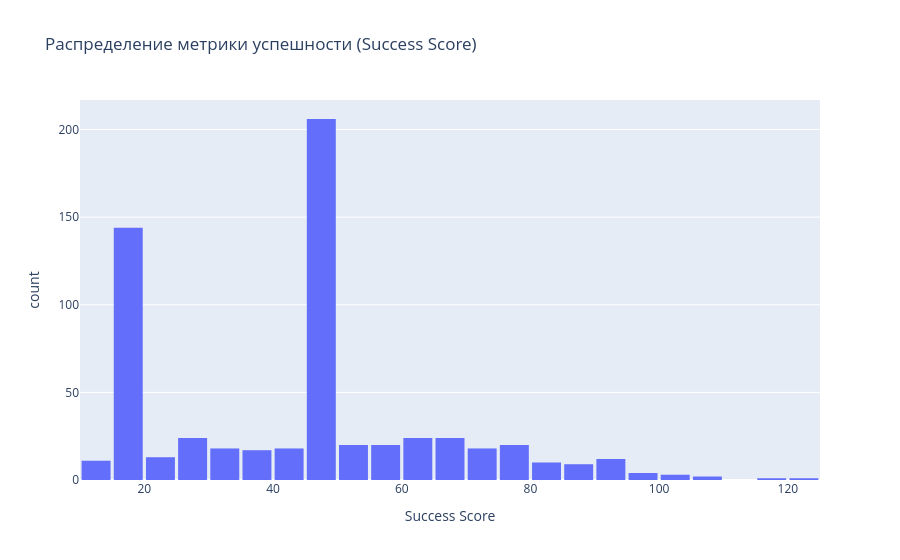
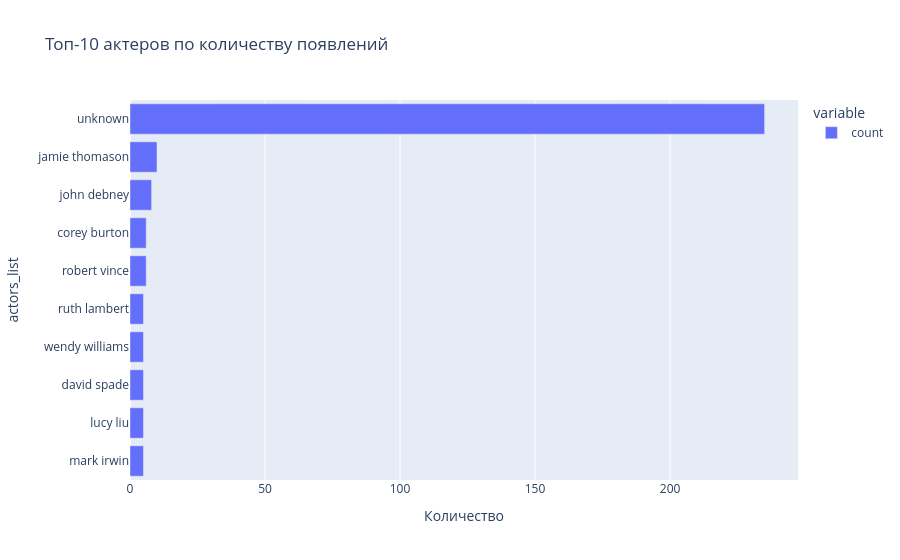
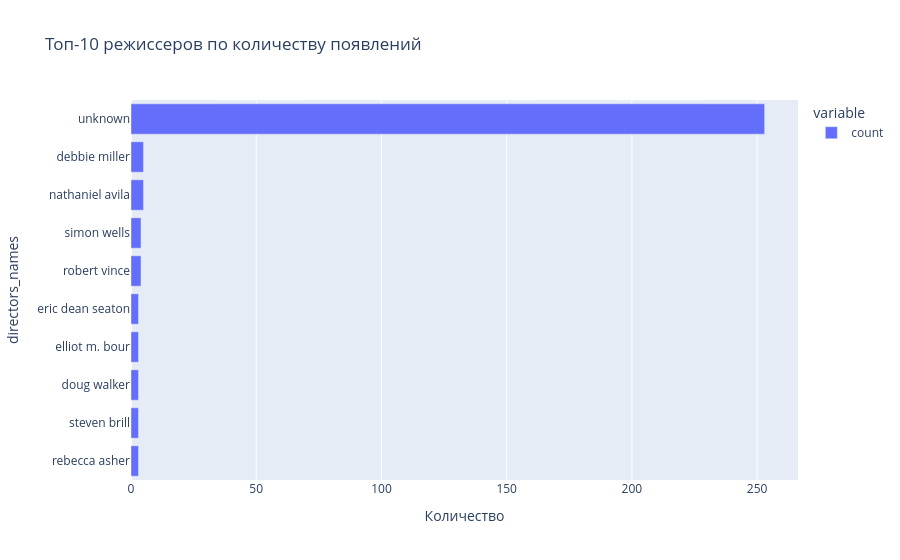
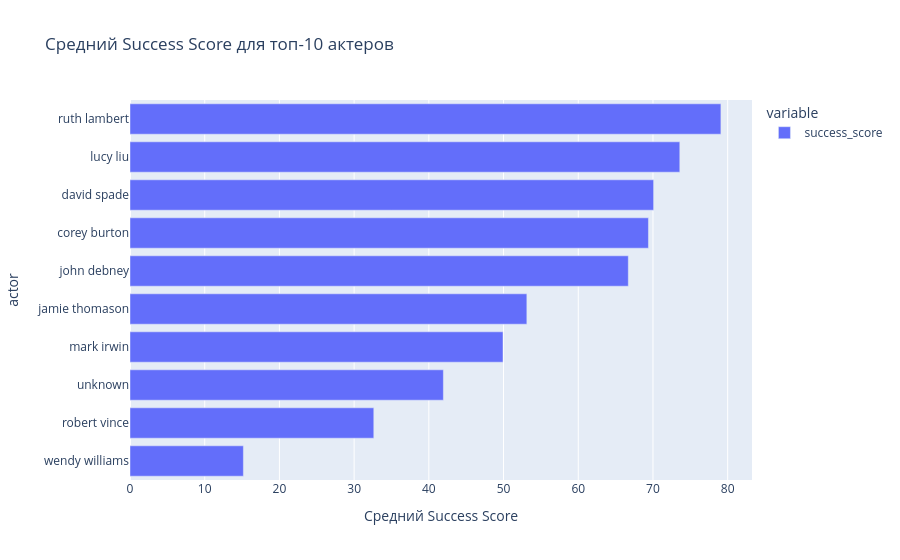

The notebook cell these images were saved under, in order:
### Code cell
# --- 2.1. Метрика "Успешности" ---
fig1 = px.histogram(df, x='success_score', nbins=50, title='Распределение метрики успешности (Success Score)',
                    labels={'success_score': 'Success Score'})
fig1.update_layout(bargap=0.1)
fig1.show()

# --- 2.2. "Звездная сила" ---

# Актёры
actors_series = df['actors_list'].dropna().str.split(',').explode().str.strip()
top_actors = actors_series.value_counts().head(10)
fig2 = px.bar(top_actors.sort_values(), orientation='h', title='Топ-10 актеров по количеству появлений',
              labels={'value': 'Количество', 'index': 'Актер'})
fig2.show()

# Режиссеры
directors_series = df['directors_names'].dropna().str.split(',').explode().str.strip()
top_directors = directors_series.value_counts().head(10)
fig3 = px.bar(top_directors.sort_values(), orientation='h', title='Топ-10 режиссеров по количеству появлений',
              labels={'value': 'Количество', 'index': 'Режиссер'})
fig3.show()

# Средний success_score для топ-10 актеров
actor_success = df[['actors_list', 'success_score']].dropna()
actor_success = actor_success.assign(actor=actor_success['actors_list'].str.split(',')).explode('actor')
actor_success['actor'] = actor_success['actor'].str.strip()
actor_success = actor_success[actor_success['actor'].isin(top_actors.index)]
actor_success_mean = actor_success.groupby('actor')['success_score'].mean().sort_values()
fig4 = px.bar(actor_success_mean, orientation='h', title='Средний Success Score для топ-10 актеров',
              labels={'value': 'Средний Success Score', 'index': 'Актер'})
fig4.show()

# Средний success_score для топ-10 режиссеров
director_success = df[['directors_names', 'success_score']].dropna()
director_success = director_success.assign(director=director_success['directors_names'].str.split(',')).explode('director')
director_success['director'] = director_success['director'].str.strip()
director_success = director_success[director_success['director'].isin(top_directors.index)]
director_success_mean = director_success.groupby('director')['success_score'].mean().sort_values()
fig5 = px.bar(director_success_mean, orientation='h', title='Средний Success Score для топ-10 режиссеров',
              labels={'value': 'Средний Success Score', 'index': 'Режиссер'})
fig5.show()

### Figure 1 — Plotly figure (JSON) as saved in the notebook; plotly's stock layout.template omitted (floating-point values rounded to 4 significant figures; data arrays with more than 128 entries replaced by an {"elided": "..."} marker saying what was removed)
{"data": [{"bingroup": "x", "hovertemplate": "Success Score=%{x}<br>count=%{y}<extra></extra>", "legendgroup": "", "marker": {"color": "#636efa", "pattern": {"shape": ""}}, "name": "", "nbinsx": 50, "orientation": "v", "showlegend": false, "type": "histogram", "x": {"elided": "619 float values"}, "xaxis": "x", "yaxis": "y"}], "layout": {"bargap": 0.1, "barmode": "relative", "legend": {"tracegroupgap": 0}, "title": {"text": "Распределение метрики успешности (Success Score)"}, "xaxis": {"anchor": "y", "domain": [0, 1], "title": {"text": "Success Score"}}, "yaxis": {"anchor": "x", "domain": [0, 1], "title": {"text": "count"}}}}

### Figure 2 — Plotly figure (JSON) as saved in the notebook; plotly's stock layout.template omitted (floating-point values rounded to 4 significant figures)
{"data": [{"hovertemplate": "variable=count<br>Количество=%{x}<br>actors_list=%{y}<extra></extra>", "legendgroup": "count", "marker": {"color": "#636efa", "pattern": {"shape": ""}}, "name": "count", "orientation": "h", "showlegend": true, "textposition": "auto", "type": "bar", "x": [5, 5, 5, 5, 5, 6, 6, 8, 10, 235], "xaxis": "x", "y": ["mark irwin", "lucy liu", "david spade", "wendy williams", "ruth lambert", "robert vince", "corey burton", "john debney", "jamie thomason", "unknown"], "yaxis": "y"}], "layout": {"barmode": "relative", "legend": {"title": {"text": "variable"}, "tracegroupgap": 0}, "title": {"text": "Топ-10 актеров по количеству появлений"}, "xaxis": {"anchor": "y", "domain": [0, 1], "title": {"text": "Количество"}}, "yaxis": {"anchor": "x", "domain": [0, 1], "title": {"text": "actors_list"}}}}

### Figure 3 — Plotly figure (JSON) as saved in the notebook; plotly's stock layout.template omitted (floating-point values rounded to 4 significant figures)
{"data": [{"hovertemplate": "variable=count<br>Количество=%{x}<br>directors_names=%{y}<extra></extra>", "legendgroup": "count", "marker": {"color": "#636efa", "pattern": {"shape": ""}}, "name": "count", "orientation": "h", "showlegend": true, "textposition": "auto", "type": "bar", "x": [3, 3, 3, 3, 3, 4, 4, 5, 5, 253], "xaxis": "x", "y": ["rebecca asher", "steven brill", "doug walker", "elliot m. bour", "eric dean seaton", "robert vince", "simon wells", "nathaniel avila", "debbie miller", "unknown"], "yaxis": "y"}], "layout": {"barmode": "relative", "legend": {"title": {"text": "variable"}, "tracegroupgap": 0}, "title": {"text": "Топ-10 режиссеров по количеству появлений"}, "xaxis": {"anchor": "y", "domain": [0, 1], "title": {"text": "Количество"}}, "yaxis": {"anchor": "x", "domain": [0, 1], "title": {"text": "directors_names"}}}}

### Figure 4 — Plotly figure (JSON) as saved in the notebook; plotly's stock layout.template omitted (floating-point values rounded to 4 significant figures)
{"data": [{"hovertemplate": "variable=success_score<br>Средний Success Score=%{x}<br>actor=%{y}<extra></extra>", "legendgroup": "success_score", "marker": {"color": "#636efa", "pattern": {"shape": ""}}, "name": "success_score", "orientation": "h", "showlegend": true, "textposition": "auto", "type": "bar", "x": [15.18, 32.63, 41.95, 49.93, 53.12, 66.7, 69.4, 70.09, 73.59, 79.09], "xaxis": "x", "y": ["wendy williams", "robert vince", "unknown", "mark irwin", "jamie thomason", "john debney", "corey burton", "david spade", "lucy liu", "ruth lambert"], "yaxis": "y"}], "layout": {"barmode": "relative", "legend": {"title": {"text": "variable"}, "tracegroupgap": 0}, "title": {"text": "Средний Success Score для топ-10 актеров"}, "xaxis": {"anchor": "y", "domain": [0, 1], "title": {"text": "Средний Success Score"}}, "yaxis": {"anchor": "x", "domain": [0, 1], "title": {"text": "actor"}}}}
